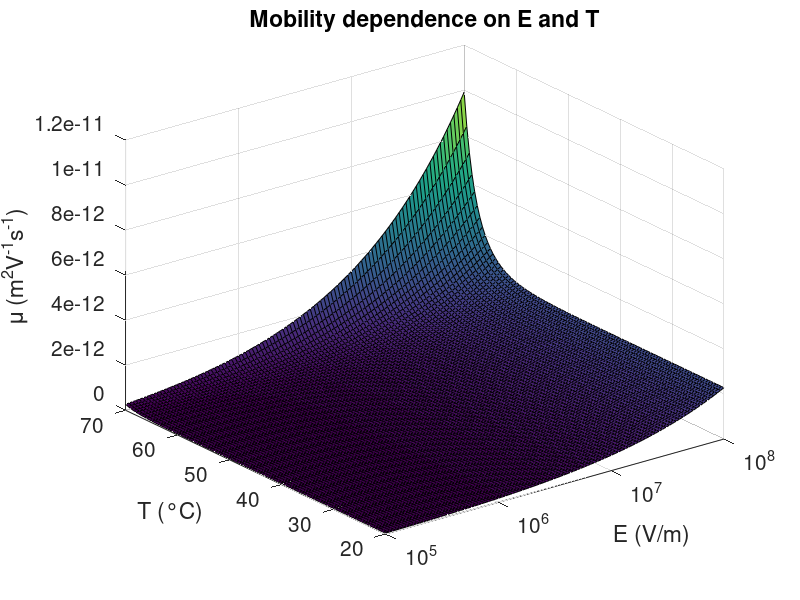
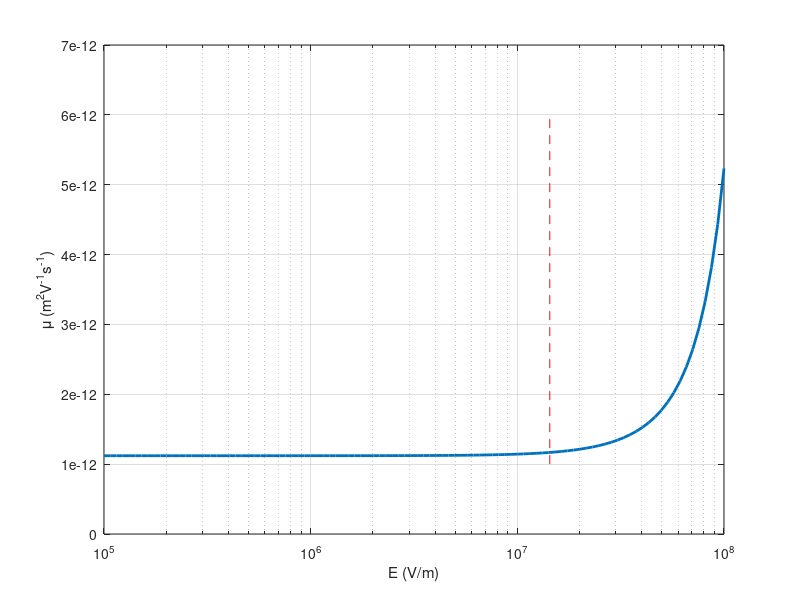

The MATLAB script that drew these images, in order: (Note: this script raises an error after producing the figures.)
%%
clearvars, clc, close all
 
% Parameters other than E, T
a_sh = 2e-9; % average spacing between shallow traps (m)
a_int = 90e-9; % average spacing between inter level states (m)
w_hop = 0.7; % average energy barrier for hopping from inter level states to shallow traps (eV)

% physic constants
h = 6.62607015e-34;
e = 1.602176634e-19;
kB = 1.380649e-23;
abs0 = 273.15;
            
mu = @(E,T) 2*kB*a_int*T.*exp(-e*w_hop./(kB*T)).*sinh(e*a_sh*(E./T)/(2*kB))./(E * h);

T_range = [20, 70]; % (°C)
E_exp_range = [5 8]; % ()

T_range = T_range + abs0;

T = linspace(T_range(1), T_range(end), 100);
E = logspace(E_exp_range(1), E_exp_range(end), 100);
[Tm, Em] = meshgrid(T,E);

%% 3D plot
mob_3D = mu(Em,Tm);
figure
surf(E, T - abs0, mob_3D)
xlabel('E (V/m)')
ylabel('T (°C)')
zlabel('\mu (m^2V^-^1s^-^1)')
set(gca,'XScale','log')
title('Mobility dependence on E and T')
set(gca, 'FontSize', 15)

%% E dependence
T_star = 60; % (°C)
mob_E = mu(E, T_star+abs0);
E_threshold = kB * (T_star + abs0) / (e * a_sh);
figure
semilogx(E, mob_E, 'LineWidth',2, 'DisplayName','\mu = \mu(E)')
hold on
current_y_lim = get(gca,'Ylim');
plot([E_threshold, E_threshold], current_y_lim, 'r--', 'DisplayName','Threshold');
grid on
xlabel('E (V/m)')
ylabel('\mu (m^2V^-^1s^-^1)')
title("Mobility dependence on E when T = " + num2str(T_star) + " °C")
legend
set(gca, 'FontSize', 15)

%% T dependence
E_star = 2e7; % (V/m)
mob_T = mu(E_star, T);
figure
plot(T - abs0, mob_T, 'LineWidth',2)
grid on
xlabel('T (°C)')
ylabel('\mu (m^2V^-^1s^-^1)')
title("Mobility dependence on T when E = " + num2str(E_star) + " V/m")
set(gca, 'FontSize', 15)

